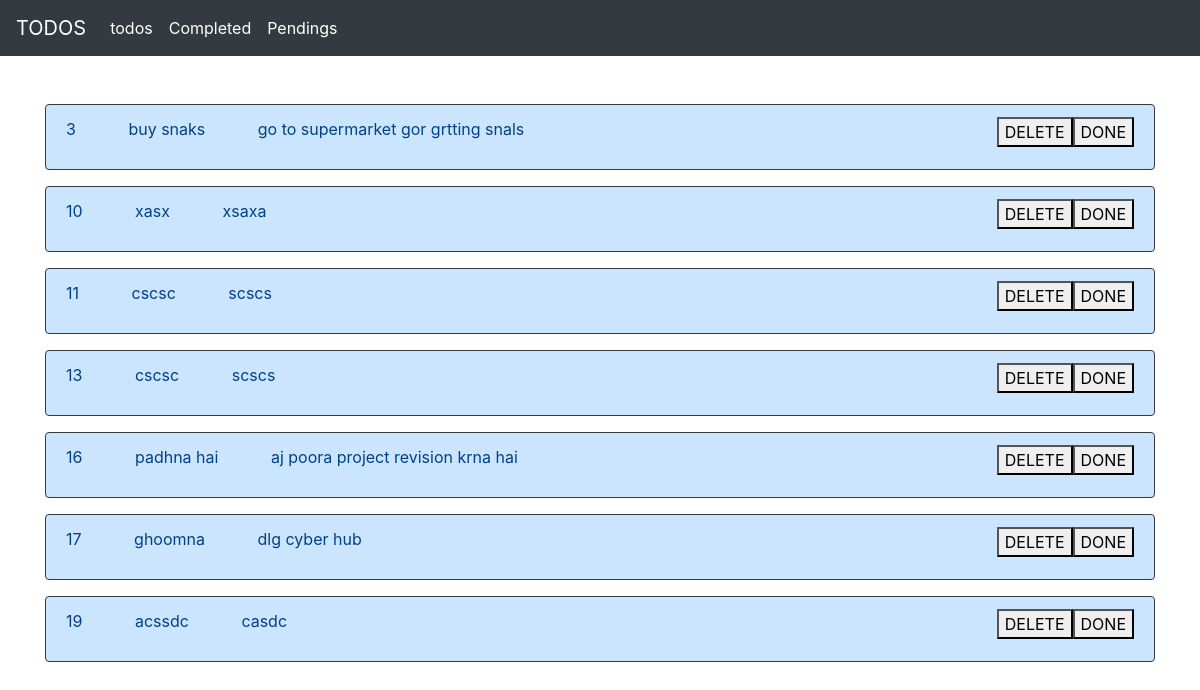
The page /pendings on the database its author committed.
### app_1/models.py (models this page shows, shortened)
class todos(models.Model):
    title = models.CharField(max_length=50)
    discription = models.TextField()
    is_completed = models.BooleanField(default=False)
    created_at = models.DateTimeField(auto_now_add=True)

### app_1/views.py (the view)
# urls.py: path('pendings', views.pendings),
def pendings(request):
    todo=todos.objects.filter(is_completed=False)
    if request.method=="POST":
        todo.is_done=True
        todo.save()
        return redirect('pendings')
    else:
        return render(request, 'pendings.html',{'todo':todo} )

### app_1/templates/pendings.html
{% extends 'base.html' %}
{% block body %}
<div class="container mx-10 my-5">
    {% for todos in todo  %}
    <div class="alert alert-primary border-dark"  type = 'checkbox' >
      <p><a> {{todos.id}}</a>
        <a class="block mx-5" >{{todos.title}}</a>
        <a class="text my-5">{{todos.discription}}</a>
        <button style="float: right;" >DONE</button>
        <button style="float: right;" >DELETE</button>
      </p>
    </div>
    {% endfor %}
  </div>
{% endblock body %}

### app_1/templates/base.html (shortened to what this page needs)
{% load crispy_forms_tags %}
<!doctype html>
<html lang="en">
  <head>
    <link rel="stylesheet" href="https://cdn.jsdelivr.net/npm/bootstrap@4.3.1/dist/css/bootstrap.min.css">
  </head>
  <body>
    <div>
        <nav class="navbar navbar-expand-lg navbar-dark bg-dark">
            <a class="navbar-brand" href="home">TODOS</a>
            <div class="collapse navbar-collapse" id="navbarNavAltMarkup">
              <div class="navbar-nav">
                <a class="nav-item nav-link active" href="todos">todos</a>
                <a class="nav-item nav-link active" href="complete">Completed</a>
                <a class="nav-item nav-link active" href="pendings">Pendings</a>
              </div>
            </div>
          </nav>
    </div>
    {% block body %}
    {% endblock body %}
  </body>
</html>

### rows shown on the page
todos: id "3", title "buy snaks", discription "go to supermarket gor grtting snals"
todos: id "10", title "xasx", discription "xsaxa"
todos: id "11", title "cscsc", discription "scscs"
todos: id "13", title "cscsc", discription "scscs"
todos: id "16", title "padhna hai", discription "aj poora project revision krna hai"
todos: id "17", title "ghoomna", discription "dlg cyber hub"
todos: id "19", title "acssdc", discription "casdc"
